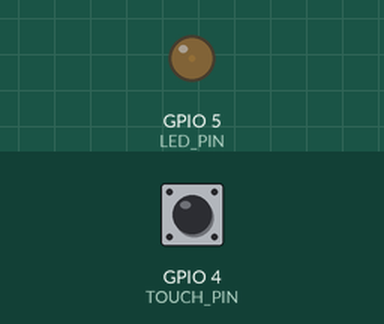
Bench run of a sketch on a simulated ESP32. Parts: output pins drawn as LEDs (lit = HIGH). The test bench sets the inputs (shaded band); at power-on: GPIO 4 (TOUCH_PIN) HIGH. What the sketch prints to the serial monitor is not drawn.

Above: at 0.05 s.
At 1.25 s:
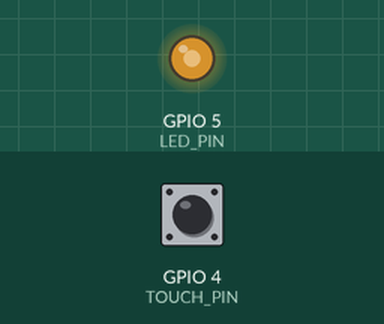
At 1.75 s:
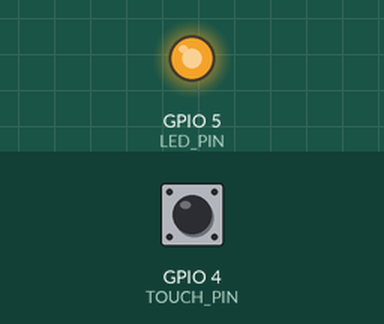
At 3.45 s:
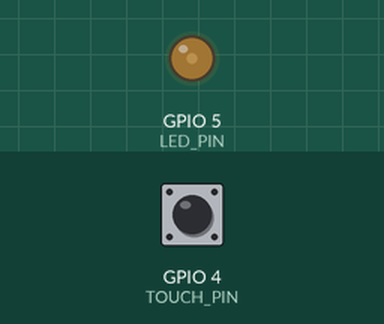
Timing chart, 0 to 8.8 s (numbered marks = the images above):
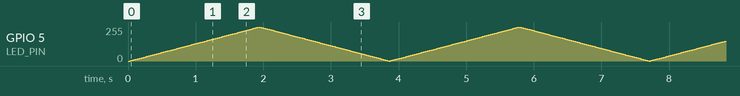

The sketch:

self_locking.ino
```cpp
#define TOUCH_PIN T0        // ESP32 触摸引脚 T0 (对应 GPIO4)
#define LED_PIN   5
#define TOUCH_THRESHOLD 500 // 触摸阈值：读数低于此值视为手指接触（需根据实际调整）

int speedLevel = 1;
bool lastTouchState = false;   // 上一轮的触摸状态（true = 触摸中）
bool breathRestart = false;    // 标志：需要立即重启呼吸周期

struct SpeedParam {
  int stepDelay;   // 每步延时 (ms)
  int stepSize;    // 每步亮度增量
};

SpeedParam getSpeedParam() {
  switch (speedLevel) {
    case 1: return {30, 1};   // 缓慢
    case 2: return {15, 2};   // 中速
    case 3: return {5, 8};    // 急促
    default: return {20, 1};
  }
}

// 检测触摸并切换速度档位
void checkTouch() {
  bool currentTouch = (touchRead(TOUCH_PIN) < TOUCH_THRESHOLD);

  // 上升沿检测 + 消抖：从未触摸变成触摸时，稍作确认
  if (!lastTouchState && currentTouch) {
    delay(5);
    if (touchRead(TOUCH_PIN) < TOUCH_THRESHOLD) {
      speedLevel++;
      if (speedLevel > 3) speedLevel = 1;
      breathRestart = true;   // 标记需要重启呼吸
    }
  }
  lastTouchState = currentTouch;
}

void setup() {
  Serial.begin(115200);
  pinMode(LED_PIN, OUTPUT);
  // 触摸引脚不需要 pinMode，ESP32 内部自动配置
  Serial.println("呼吸灯已启动，触摸 T0(GPIO4) 切换速度档位");
}

void loop() {
  // 每次 loop 开始时检测触摸（即使没有呼吸循环也会响应）
  checkTouch();

  SpeedParam p = getSpeedParam();

  // ---------- 渐亮 ----------
  for (int brightness = 0; brightness <= 255; brightness += p.stepSize) {
    analogWrite(LED_PIN, brightness);
    delay(p.stepDelay);
    checkTouch();
    if (breathRestart) break;   // 触摸导致速度改变，立刻跳出
  }
  if (breathRestart) {
    breathRestart = false;
    return;                     // 返回 loop 开头，从 0 开始新的呼吸
  }

  // ---------- 渐暗 ----------
  for (int brightness = 255; brightness >= 0; brightness -= p.stepSize) {
    analogWrite(LED_PIN, brightness);
    delay(p.stepDelay);
    checkTouch();
    if (breathRestart) break;
  }
  if (breathRestart) {
    breathRestart = false;
    return;                     // 返回开头，重新渐亮
  }
}
```
